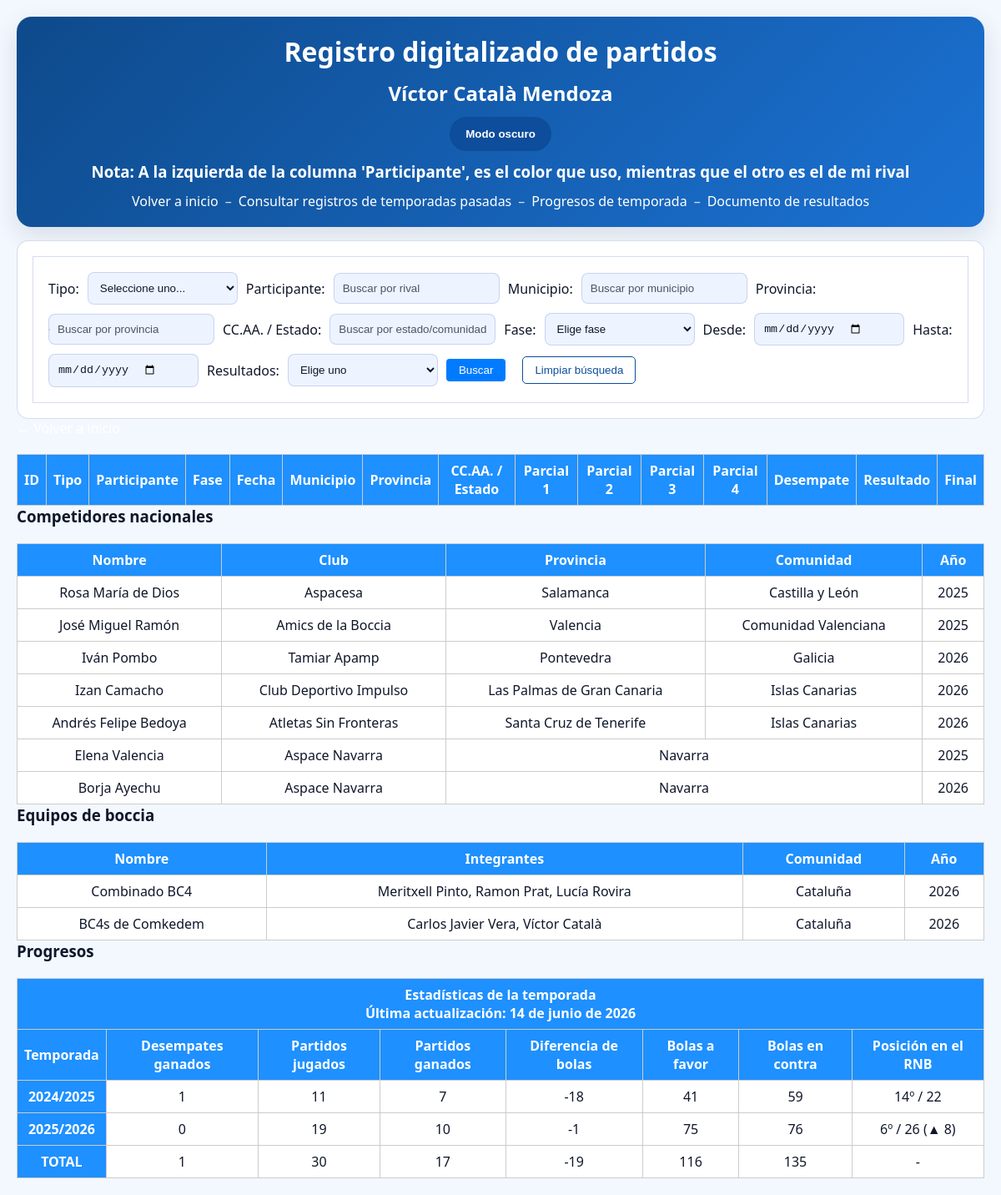
The page /partidos.php on the database its author committed.
### tables this page shows
CREATE TABLE IF NOT EXISTS participantes_nacionales (
    id INT AUTO_INCREMENT PRIMARY KEY,
    nombre VARCHAR(100),
    club VARCHAR(100),
    provincia VARCHAR(100),
    comunidad VARCHAR(100),
    year YEAR
);

CREATE TABLE IF NOT EXISTS equipos_boccia (
    id INT AUTO_INCREMENT PRIMARY KEY,
    nombre VARCHAR(255),
    integrantes VARCHAR(100),
    comunidad VARCHAR(100),
    year YEAR
);

### partidos.php (the view, shortened to what this page needs)
<?php include 'conexion.php';
include 'funciones.php'; ?>
<!DOCTYPE html>
<html>
<head>
    <link rel="stylesheet" href="css/index.css">
</head>
<body>
    <header>
        <h1>Registro digitalizado de partidos</h1>
        <h2>Víctor Català Mendoza</h2>
        <button id="theme-toggle" type="button">Modo oscuro</button>
        <h3>Nota: A la izquierda de la columna 'Participante', es el color que uso, mientras que el otro es el de mi rival </h3>
        <div class="header-links">
            <a href="index.php">Volver a inicio</a>
            <span>&ndash;</span>
            <a href="pasado/pasado.php">Consultar registros de temporadas pasadas</a>
            <span>&ndash;</span>
            <a href="#progresos">Progresos de temporada</a>
            <span>&ndash;</span>
            <a href="https://docs.google.com/document/d/1CwKa4SaaCesZDvThIQ9_6vSuLaOvqAgOY2TYRmLJsfU/edit?usp=sharing">Documento de resultados</a>
        </div>
    </header>
    <div id="contenedor-filtros" class="filtros">
        <form method="GET">
            Tipo:
            <select name="tipo">
                <option value="">Seleccione uno...</option>
            </select>
            Participante:
            <input type="text" name="participante" id="participante" placeholder="Buscar por rival" autocomplete="off">
            <div id="sugerencias-participantes" class="sugerencias"></div>
            Municipio:
            <input type="text" name="ubicacion" id="ubicacion" placeholder="Buscar por municipio">
            Provincia:
            <input type="text" name="provincia" id="provincia" placeholder="Buscar por provincia">
            CC.AA. / Estado:
            <input type="text" name="comunidad" id="comunidad" placeholder="Buscar por estado/comunidad autónoma">
            Fase:
            <select name="fase">
                <option value="">Elige fase</option>
            </select>
            Desde:
            <input type="date" name="desde">
            Hasta:
            <input type="date" name="hasta">
            Resultados:
            <select name="resultadoFinal">
                <option value="">Elige uno</option>
            </select>
            <input type="submit" value="Buscar">
            <button type="button" id="limpiar-filtros">Limpiar búsqueda</button>
        </form>
    </div>
    <a href="index.php">&larr; Volver a inicio</a>
    <?php
    $temporadasResumen = [
        ['temporada' => '2024/2025', 'desempates' => 1,'partidos' => 11, 'victorias' => 7, 'bolasFavor' => 41, 'bolasContra' => 59],
        ['temporada' => '2025/2026', 'desempates' => 0, 'partidos' => 19, 'victorias' => 10, 'bolasFavor' => 75, 'bolasContra' => 76],
    ];
    $partidosTotales = array_sum(array_column($temporadasResumen, 'partidos'));
    $desempates = array_sum(array_column($temporadasResumen, 'desempates'));
    $victorias = array_sum(array_column($temporadasResumen, 'victorias'));
    $bolasFavor = array_sum(array_column($temporadasResumen, 'bolasFavor'));
    $bolasContra = array_sum(array_column($temporadasResumen, 'bolasContra'));
    $sqlCompetidoresNacionales = "SELECT nombre, club, provincia, comunidad, year FROM participantes_nacionales ORDER BY comunidad ASC";
    $resultadoCompetidoresNacionales = $conexion->query($sqlCompetidoresNacionales);
    $sqlEquiposBoccia = "SELECT nombre, integrantes, comunidad, year FROM equipos_boccia ORDER BY comunidad ASC";
    $resultadoEquiposBoccia = $conexion->query($sqlEquiposBoccia);
    if ($partidosTotales > 0): ?>
        <table>
            <tr>
                <th>ID</th>
                <th>Tipo</th>
                <th colspan="3">Participante</th>
                <th>Fase</th>
                <th>Fecha</th>
                <th>Municipio</th>
                <th>Provincia</th>
                <th>CC.AA. / Estado</th>
                <th colspan="2">Parcial 1</th>
                <th colspan="2">Parcial 2</th>
                <th colspan="2">Parcial 3</th>
                <th colspan="2">Parcial 4</th>
                <th colspan="2">Desempate</th>
                <th colspan="2">Resultado</th>
                <th>Final</th>
            </tr>
        </table>
    <?php else: ?>
        <p>No se han encontrado resultados</p>
    <?php endif; ?>
    <h3>Competidores nacionales</h3>
    <?php if ($resultadoCompetidoresNacionales && $resultadoCompetidoresNacionales->num_rows > 0): ?>
        <table>
            <tr>
                <th>Nombre</th>
                <th>Club</th>
                <th>Provincia</th>
                <th>Comunidad</th>
                <th>Año</th>
            </tr>
            <?php while ($competidor = $resultadoCompetidoresNacionales->fetch_assoc()): ?>
                <tr>
                    <td><?php echo $competidor['nombre']; ?></td>
                    <td><?php echo $competidor['club'] ?: 'desconocido'; ?></td>
                    <?php
                    if ($competidor['provincia'] == $competidor['comunidad']) {
                        echo '<td colspan="2">' . ($competidor['provincia'] ?: 'desconocido') . '</td>';
                    } else {
                        echo '<td>' . ($competidor['provincia'] ?: 'desconocido') . '</td>';
                        echo '<td>' . ($competidor['comunidad'] ?: '-') . '</td>';
                    }
                    ?>
                    <td><?php echo $competidor['year'] ?: '-'; ?></td>
                </tr>
            <?php endwhile; ?>
        </table>
    <?php else: ?>
        <p>No hay competidores nacionales registrados</p>
    <?php endif; ?>
    <h3>Equipos de boccia</h3>
    <?php if ($resultadoEquiposBoccia && $resultadoEquiposBoccia->num_rows > 0): ?>
        <table>
            <tr>
                <th>Nombre</th>
                <th>Integrantes</th>
                <th>Comunidad</th>
                <th>Año</th>
            </tr>
            <?php while ($equipo = $resultadoEquiposBoccia->fetch_assoc()): ?>
                <tr>
                    <td><?php echo $equipo['nombre']; ?></td>
                    <td><?php echo $equipo['integrantes'] ?: '-'; ?></td>
                    <td><?php echo $equipo['comunidad'] ?: '-'; ?></td>
                    <td><?php echo $equipo['year'] ?: '-'; ?></td>
                </tr>
            <?php endwhile; ?>
        </table>
    <?php else: ?>
        <p>No hay equipos de boccia registrados</p>
    <?php endif; ?>
    <h3><a id="progresos"></a>Progresos</h3>
    <table>
        <tr>
            <th colspan="8">Estadísticas de la temporada<br>Última actualización: 14 de junio de 2026</th>
        </tr>
        <tr>
            <th>Temporada</th>
            <th>Desempates ganados</th>
            <th>Partidos jugados</th>
            <th>Partidos ganados</th>
            <th>Diferencia de bolas</th>
            <th>Bolas a favor</th>
            <th>Bolas en contra</th>
            <th>Posición en el RNB</th>
        </tr>
        <tr>
            <th>2024/2025</th>
            <td>1</td>
            <td>11</td>
            <td>7</td>
            <td>-18</td>
            <td>41</td>
            <td>59</td>
            <td>14º / 22</td>
        </tr>
        <tr>
            <th>2025/2026</th>
            <td>0</td>
            <td>19</td>
            <td>10</td>
            <td>-1</td>
            <td>75</td>
            <td>76</td>
            <td>6º / 26 (&#9650; 8)</td>
        </tr>
        <tr>
            <th>TOTAL</th>
            <td><?= $desempates ?></td>
            <td><?= $partidosTotales ?></td>
            <td><?= $victorias ?></td>
            <td><?= $bolasFavor - $bolasContra ?></td>
            <td><?= $bolasFavor ?></td>
            <td><?= $bolasContra ?></td>
            <td>-</td>
        </tr>
    </table>
</body>
</html>

### css/index.css (style rules this page uses)
:root { --bg: #f3f8ff; --surface: #ffffff; --surface-soft: #edf4ff; --text: #0f172a; --muted: #4b5563; --border: rgba(30, 64, 175, 0.18); --accent: #0d4d9b; --accent-soft: #d6e6ff; --header-bg: #0e4a8b; --header-text: #ffffff; --table-header: #1e63c2; --table-row: #eff5ff; --table-alt: #dbe9ff; --button-bg: #0d4d9b; --button-text: #ffffff; --button-border: rgba(13, 77, 155, 0.34); }
* { box-sizing: border-box; padding: 0; margin: 0; }
html, body { min-height: 100%; }
body { font-family: 'Segoe UI', Tahoma, Geneva, Verdana, sans-serif; background-color: var(--bg); color: var(--text); margin: 20px; }
a { color: #ffffff; text-decoration: none; }
header { display: flex; flex-direction: column; align-items: center; justify-content: center; gap: 12px; text-align: center; padding: 20px; border-radius: 18px; background: linear-gradient(135deg, var(--header-bg), #1b72d4); color: var(--header-text); box-shadow: 0 10px 30px rgba(15, 23, 42, 0.12); }
header > * { margin: 0; }
#theme-toggle { padding: 12px 18px; background-color: var(--button-bg); color: var(--button-text); border: 1px solid var(--button-border); border-radius: 999px; cursor: pointer; font-weight: 600; transition: transform 0.2s ease, background-color 0.25s ease; }
.header-links { display: inline-flex; align-items: center; gap: 8px; flex-wrap: wrap; justify-content: center; }
.header-links span { color: rgba(255, 255, 255, 0.8); }
.header-links a { display: inline-block; }
.filtros { border: 1px solid var(--border); padding: 18px; margin-top: 16px; background-color: var(--surface); border-radius: 14px; transition: background-color 0.3s ease, border-color 0.3s ease; }
form { background: var(--surface); padding: 18px; border: 1px solid var(--border); display: flex; flex-direction: row; flex-wrap: wrap; gap: 10px; align-items: center; }
form label, form > * { display: inline-flex; align-items: center; }
.sugerencias { border: 1px solid #ccc; background: white; max-height: 150px; overflow-y: auto; position: absolute; z-index: 1000; }
input[type="text"], input[type="date"], select, textarea { padding: 10px; border: 1px solid var(--border); border-radius: 8px; background-color: var(--surface-soft); color: var(--text); min-width: 180px; }
input[type="text"]::placeholder, input[type="date"]::placeholder, textarea::placeholder { color: var(--muted); }
input[type="submit"] { padding: 6px 15px; background-color: #007BFF; color: white; border: none; border-radius: 4px; cursor: pointer; }
#limpiar-filtros { background-color: transparent; color: var(--accent); border: 1px solid var(--accent); padding: 8px 14px; border-radius: 5px; cursor: pointer; margin-left: 10px; transition: background-color 0.3s ease, color 0.3s ease; }
table { width: 100%; border-collapse: collapse; margin-top: 20px; background: var(--surface); }
th, td { border: 1px solid #ccc; padding: 8px; text-align: center; }
th { background-color: dodgerblue; color: white; text-align: center; }

### rows shown on the page
participantes_nacionales: nombre "Rosa María de Dios", club "Aspacesa", provincia "Salamanca", comunidad "Castilla y León", year "2025"
participantes_nacionales: nombre "José Miguel Ramón", club "Amics de la Boccia", provincia "Valencia", comunidad "Comunidad Valenciana", year "2025"
participantes_nacionales: nombre "Iván Pombo", club "Tamiar Apamp", provincia "Pontevedra", comunidad "Galicia", year "2026"
participantes_nacionales: nombre "Izan Camacho", club "Club Deportivo Impulso", provincia "Las Palmas de Gran Canaria", comunidad "Islas Canarias", year "2026"
participantes_nacionales: nombre "Andrés Felipe Bedoya", club "Atletas Sin Fronteras", provincia "Santa Cruz de Tenerife", comunidad "Islas Canarias", year "2026"
participantes_nacionales: nombre "Elena Valencia", club "Aspace Navarra", provincia "Navarra", year "2025"
participantes_nacionales: nombre "Borja Ayechu", club "Aspace Navarra", provincia "Navarra", year "2026"
equipos_boccia: nombre "Combinado BC4", integrantes "Meritxell Pinto, Ramon Prat, Lucía Rovira", comunidad "Cataluña", year "2026"
equipos_boccia: nombre "BC4s de Comkedem", integrantes "Carlos Javier Vera, Víctor Català", comunidad "Cataluña", year "2026"

### other values the page prints
$desempates "1"
$partidosTotales "30"
$victorias "17"
$bolasFavor - $bolasContra "-19"
$bolasFavor "116"
$bolasContra "135"
